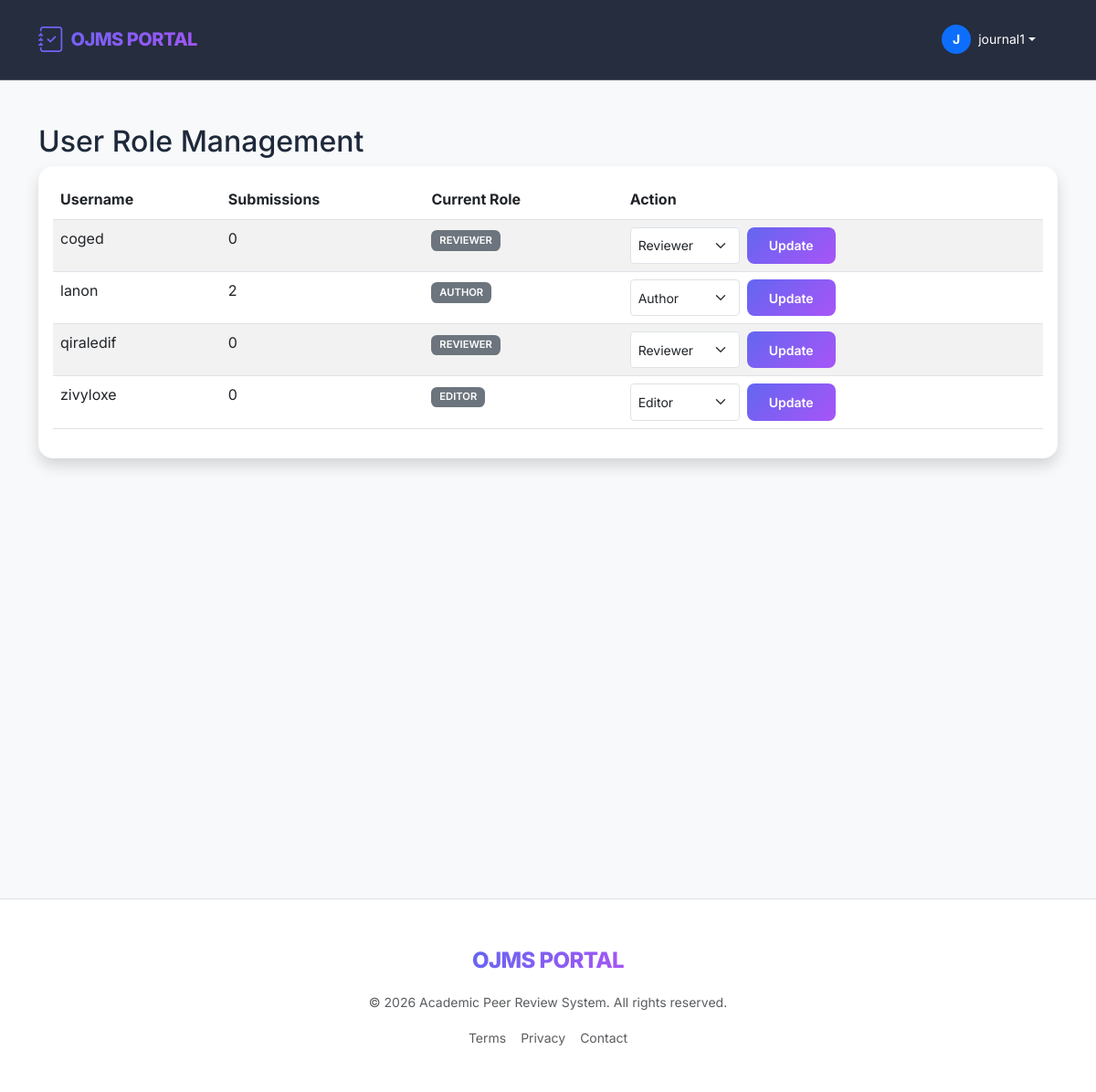
The app's page /manage-users/ (signed in) with its own data.
### users/models.py (models this page shows, shortened)
class CustomUser(AbstractUser):
    ADMIN = 'ADMIN'
    EDITOR = 'EDITOR'
    REVIEWER = 'REVIEWER'
    AUTHOR = 'AUTHOR'
    ROLE_CHOICES = [
        (ADMIN, 'Administrator'),
        (EDITOR, 'Editor'),
        (REVIEWER, 'Reviewer'),
        (AUTHOR, 'Author'),
    ]
    role = models.CharField(max_length=10, choices=ROLE_CHOICES, default=AUTHOR)
    institution = models.CharField(max_length=255, blank=True, null=True)
    expertise = models.CharField(max_length=255, blank=True, null=True, help_text="Comma-separated areas of expertise")

### users/views.py (the view, shortened to what this page needs)
# urls.py: path('manage-users/', manage_users, name='manage_users'),
@staff_member_required
def manage_users(request):
    users = CustomUser.objects.filter(is_superuser=False).order_by('username')
    return render(request, 'dashboards/manage_users.html', {'users': users})

### templates/dashboards/manage_users.html (shortened to what this page needs)
{% extends 'base.html' %}
{% block content %}
<h2>User Role Management</h2>
<div class="card shadow">
    <div class="card-body">
        <table class="table table-striped">
            <thead>
                <tr>
                    <th>Username</th>
                    <th>Submissions</th>
                    <th>Current Role</th>
                    <th>Action</th>
                </tr>
            </thead>
            <tbody>
                {% for u in users %}
                <tr>
                    <td>{{ u.username }}</td>
                    <td>{{ u.manuscripts.count }}</td>
                    <td><span class="badge bg-secondary">{{ u.get_role_display }}</span></td>
                    <td>
                        <form method="post" class="d-flex gap-2">
                            <select name="new_role" class="form-select form-select-sm" style="width: 120px;">
                                <option value="AUTHOR" {% if u.role == 'AUTHOR' %}selected{% endif %}>Author</option>
                                <option value="REVIEWER" {% if u.role == 'REVIEWER' %}selected{% endif %}>Reviewer</option>
                                <option value="EDITOR" {% if u.role == 'EDITOR' %}selected{% endif %}>Editor</option>
                            </select>
                            <button type="submit" class="btn btn-sm btn-primary">Update</button>
                        </form>
                    </td>
                </tr>
                {% endfor %}
            </tbody>
        </table>
    </div>
</div>
{% endblock %}

### templates/base.html (shortened to what this page needs)
<!DOCTYPE html>
<html lang="en">
<head>
    <link rel="stylesheet" href="https://cdn.jsdelivr.net/npm/bootstrap-icons@1.11.3/font/bootstrap-icons.min.css">
    <link href="https://cdn.jsdelivr.net/npm/bootstrap@5.3.0/dist/css/bootstrap.min.css" rel="stylesheet">
    {% load static %}
    <link rel="stylesheet" href="{% static 'css/main.css' %}">
</head>
<body class="bg-light">
    <nav class="navbar navbar-expand-lg navbar-dark sticky-top mb-5">
        <div class="container">
            <a class="navbar-brand d-flex align-items-center" href="{% url 'landing' %}">
                <i class="bi bi-journal-check fs-3 me-2"></i>
                <span>OJMS PORTAL</span>
            </a>
            <div class="collapse navbar-collapse" id="navbarMain">
                <div class="navbar-nav ms-auto align-items-center">
                    {% if user.is_authenticated %}
                        <div class="nav-item dropdown me-3">
                            <a class="nav-link dropdown-toggle text-white d-flex align-items-center" href="#" role="button" data-bs-toggle="dropdown">
                                <div class="bg-primary rounded-circle me-2 d-flex align-items-center justify-content-center" style="width: 32px; height: 32px;">
                                    <span class="small fw-bold">{{ user.username|first|upper }}</span>
                                </div>
                                <span class="small">{{ user.username }}</span>
                            </a>
                        </div>
                    {% else %}
                        <a href="{% url 'login' %}" class="nav-link me-2 text-white">Login</a>
                        <a href="{% url 'register' %}" class="btn btn-primary btn-sm px-4 rounded-pill shadow-sm">Sign Up</a>
                    {% endif %}
                </div>
            </div>
        </div>
    </nav>
    <main class="container fade-in min-vh-100">
        {% block content %}{% endblock %}
    </main>
    <footer class="bg-white border-top mt-5 py-5">
        <div class="container text-center">
            <div class="mb-3">
                <a class="navbar-brand text-decoration-none fs-4" href="#">OJMS PORTAL</a>
            </div>
            <p class="text-muted small">&copy; 2026 Academic Peer Review System. All rights reserved.</p>
            <div class="d-flex justify-content-center gap-3">
                <a href="#" class="text-decoration-none text-muted small">Terms</a>
                <a href="#" class="text-decoration-none text-muted small">Privacy</a>
                <a href="#" class="text-decoration-none text-muted small">Contact</a>
            </div>
        </div>
    </footer>
</body>
</html>

### static/css/main.css (style rules this page uses)
:root { --primary-gradient: linear-gradient(135deg, #6366f1 0%, #a855f7 100%); --secondary-gradient: linear-gradient(135deg, #3b82f6 0%, #2dd4bf 100%); --card-shadow: 0 10px 15px -3px rgba(0, 0, 0, 0.1), 0 4px 6px -2px rgba(0, 0, 0, 0.05); --glass-bg: rgba(255, 255, 255, 0.8); --glass-border: rgba(255, 255, 255, 0.2); }
body { font-family: 'Inter', system-ui, -apple-system, sans-serif; background-color: #f8fafc; color: #1e293b; line-height: 1.6; }
.navbar { background: rgba(15, 23, 42, 0.9) !important; backdrop-filter: blur(10px); border-bottom: 1px solid var(--glass-border); padding: 1rem 0; }
.navbar-brand { font-weight: 800; letter-spacing: -0.025em; background: var(--primary-gradient); -webkit-background-clip: text; background-clip: text; -webkit-text-fill-color: transparent; }
.card { border: none; border-radius: 1rem; box-shadow: var(--card-shadow); transition: transform 0.2s ease, box-shadow 0.2s ease; }
.btn-primary { background: var(--primary-gradient); border: none; font-weight: 600; padding: 0.6rem 1.5rem; border-radius: 0.5rem; }
.badge { padding: 0.5em 0.8em; border-radius: 0.4rem; font-weight: 600; text-transform: uppercase; font-size: 0.7rem; }
.fade-in { animation: fadeIn 0.8s ease-out; }

### records on screen
CustomUser: username|first "J", username "journal1"
CustomUser: username "coged", manuscripts.count "0", role "REVIEWER", new_role "Reviewer"
CustomUser: username "lanon", manuscripts.count "2", role "AUTHOR", new_role "Author"
CustomUser: username "qiraledif", manuscripts.count "0", role "REVIEWER", new_role "Reviewer"
CustomUser: username "zivyloxe", manuscripts.count "0", role "EDITOR", new_role "Editor"
